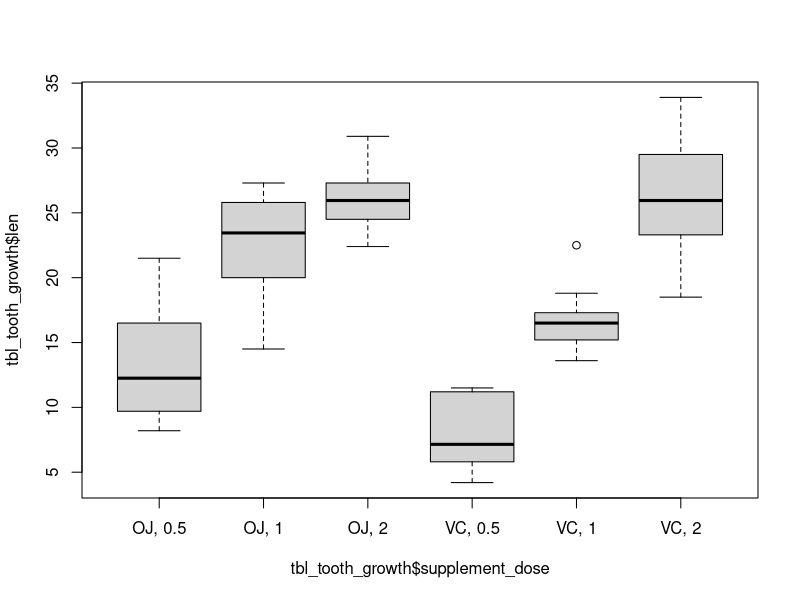
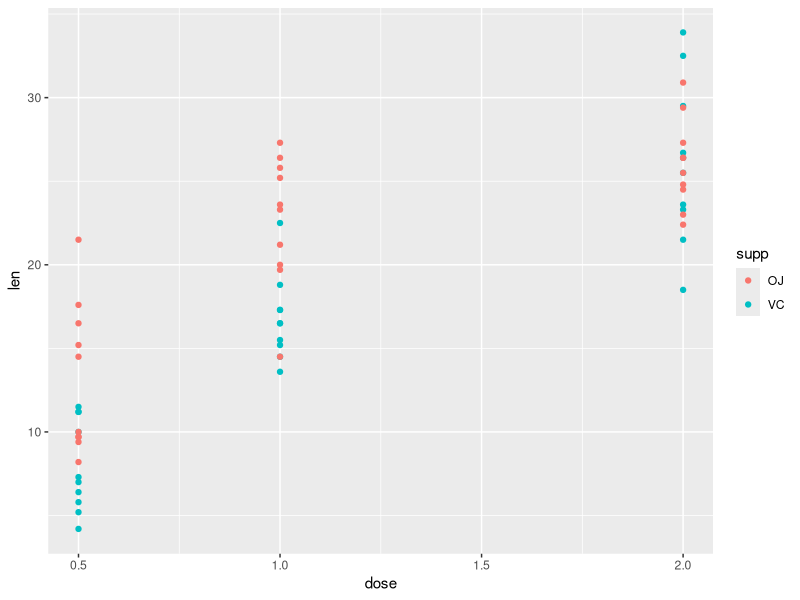

Write R code to recreate these figures, in order.
## ---- chunk 1
rm(list=ls())
library(ggplot2)
library(dplyr)
## ---- chunk 2
df_tooth_growth <-  ToothGrowth

tbl_tooth_growth <- as_tibble(df_tooth_growth)
rm(df_tooth_growth)
tbl_tooth_growth <- mutate(tbl_tooth_growth, supplement_dose = paste(supp, dose, sep=', '))
## ---- chunk 3
dim(tbl_tooth_growth)
head(tbl_tooth_growth)
summary(tbl_tooth_growth)

## ---- chunk 4
boxplot(tbl_tooth_growth$len ~ tbl_tooth_growth$supplement_dose)
## ---- chunk 5
ggplot(data=tbl_tooth_growth, aes(x=dose, y=len)) +
    geom_point(aes(color=supp))
## ---- chunk 6
tbl_oj_5 <- filter(tbl_tooth_growth, dose==0.5, supp=='OJ')
tbl_vc_5 <- filter(tbl_tooth_growth, dose==0.5, supp=='VC')
t.test(tbl_oj_5$len, tbl_vc_5$len, alternative = "greater", paired = FALSE, var.equal = FALSE, conf.level = 0.05)$p.value
## ---- chunk 7
tbl_oj_10 <- filter(tbl_tooth_growth, dose==1.0, supp=='OJ')
tbl_vc_10 <- filter(tbl_tooth_growth, dose==1.0, supp=='VC')
t.test(tbl_oj_10$len, tbl_vc_10$len, alternative = "greater", paired = FALSE, var.equal = FALSE, conf.level = 0.05)$p.value
## ---- chunk 8
tbl_oj_20 <- filter(tbl_tooth_growth, dose==2.0, supp=='OJ')
tbl_vc_20 <- filter(tbl_tooth_growth, dose==2.0, supp=='VC')
t.test(tbl_oj_20$len, tbl_vc_20$len, alternative = "greater", paired = FALSE, var.equal = FALSE, conf.level = 0.05)$p.value
## ---- chunk 9
tbl_5 <- filter(tbl_tooth_growth, dose==0.5)
tbl_10 <- filter(tbl_tooth_growth, dose==1.0)
tbl_20 <- filter(tbl_tooth_growth, dose==2.0)
t.test(tbl_10$len, tbl_5$len, alternative = "greater", paired = FALSE, var.equal = FALSE, conf.level = 0.05)$p.value
t.test(tbl_20$len, tbl_10$len, alternative = "greater", paired = FALSE, var.equal = FALSE, conf.level = 0.05)$p.value
